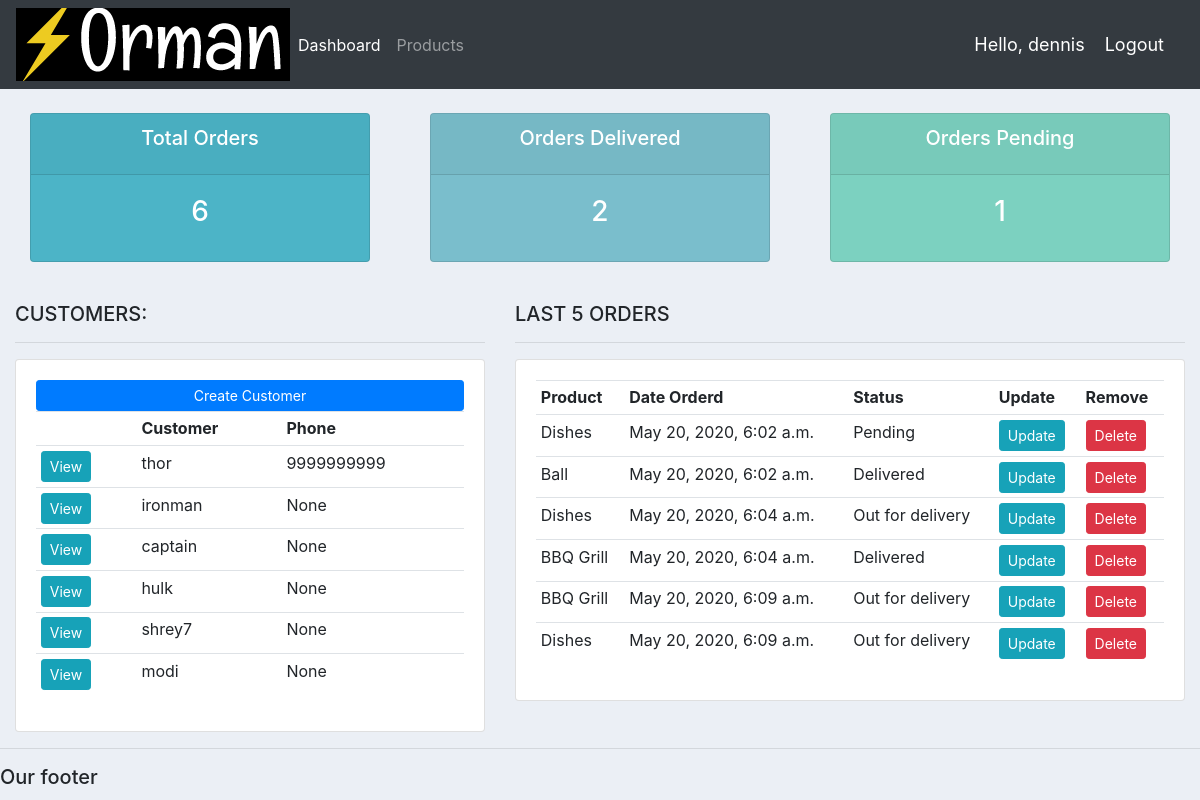
The app's page / (signed in) with its own data.
### accounts/models.py (models this page shows, shortened)
class Customer(models.Model):
	user=models.OneToOneField(User,null=True,on_delete=models.CASCADE)
	name = models.CharField(max_length=200, null=True)
	phone = models.CharField(max_length=200, null=True)
	email = models.CharField(max_length=200, null=True)
	profilepic = models.ImageField(default="profiledefault.jpeg",null=True, blank=True)
	date_created = models.DateTimeField(auto_now_add=True, null=True)

class Order(models.Model):
	STATUS = (
			('Pending', 'Pending'),
			('Out for delivery', 'Out for delivery'),
			('Delivered', 'Delivered'),
			)
	customer=models.ForeignKey(Customer,null=True,on_delete=models.SET_NULL)
	product=models.ForeignKey(Product,null=True,on_delete=models.SET_NULL)
	date_created = models.DateTimeField(auto_now_add=True, null=True)
	status = models.CharField(max_length=200,null=True,choices=STATUS)

class Product(models.Model):
	CATEGORY = (
			('Indoor', 'Indoor'),
			('Out Door', 'Out Door'),
			)
	name = models.CharField(max_length=200,null=True)
	price = models.FloatField(null=True)
	category = models.CharField(max_length=200,null=True,choices=CATEGORY)
	date_created = models.DateTimeField(auto_now_add=True, null=True)
	tags=models.ManyToManyField(Tag)
	def __str__(self):
		return self.name

### accounts/decorators.py (the view)
	def wrapper_function(request, *args, **kwargs):
		group = None
		if request.user.groups.exists():
			group = request.user.groups.all()[0].name
		if group == 'customer':
			return redirect('user-page')
		if group == 'admin':
			return view_func(request, *args, **kwargs)

### accounts/views.py (called while the page is built)
@login_required(login_url='login')
@admin_only
def home(request):
	orders = Order.objects.all()
	customers = Customer.objects.all()
	total_customers = customers.count()
	total_orders = orders.count()
	delivered = orders.filter(status='Delivered').count()
	pending = orders.filter(status='Pending').count()
	context = {'orders':orders, 'customers':customers,
	'total_orders':total_orders,'delivered':delivered,
	'pending':pending }
	return render(request, 'accounts/dashboard.html', context)

### accounts/templates/accounts/dashboard.html
{%  extends 'accounts/main.html' %}
{% block content %}
{%  include 'accounts/status.html' %}
<br>
<div class="row">
	<div class="col-md-5">
		<h5>CUSTOMERS:</h5>
		<hr>
		<div class="card card-body">
			<a class="btn btn-primary  btn-sm btn-block" href="">Create Customer</a>
			<table class="table table-sm">
				<tr>
					<th></th>
					<th>Customer</th>
					<th>Phone</th>
				</tr>
				{% for customer in customers %}
					<tr>
						<td><a class="btn btn-sm btn-info" href="{% url 'customer' customer.id %}">View</a></td>
						<td>{{customer.name}}</td>
						<td>{{customer.phone}}</td>
					</tr>
				{% endfor %}
			</table>
		</div>
	</div>
	<div class="col-md-7">
		<h5>LAST 5 ORDERS</h5>
		<hr>
		<div class="card card-body">
			<table class="table table-sm">
				<tr>
					<th>Product</th>
					<th>Date Orderd</th>
					<th>Status</th>
					<th>Update</th>
					<th>Remove</th>
				</tr>
				{% for order in orders %}
					<tr>
						<td>{{order.product}}</td>
						<td>{{order.date_created}}</td>
						<td>{{order.status}}</td>
						<td><a class="btn btn-sm btn-info" href="{% url 'update_order' order.id %}">Update</a></td>
						<td><a class="btn btn-sm btn-danger" href="{% url 'delete_order' order.id %}">Delete</a></td>
					</tr>
				{% endfor %}
			</table>
		</div>
	</div>
</div>
{% endblock %}

### accounts/templates/accounts/main.html (shortened to what this page needs)
{% load static %}
<!DOCTYPE html>
<html>
<head>
	<link rel="stylesheet" href="https://stackpath.bootstrapcdn.com/bootstrap/4.3.1/css/bootstrap.min.css">
	<link rel="stylesheet" type="text/css" href="{% static '/css/main.css' %}">
</head>
<body>
	{%  include 'accounts/navbar.html' %}
	<div class="container-fluid">
	{% block content %}
	{% endblock %}
    </div>
	<hr>
	<h5>Our footer</h5>
</body>
</html>

### accounts/templates/accounts/navbar.html (shortened to what this page needs)
{% load static %}
<nav class="navbar navbar-expand-lg navbar-dark bg-dark">
 <img src="{% static 'images/logo.png' %}">
  <div class="collapse navbar-collapse" id="navbarNav">
    <ul class="navbar-nav">
      {% if request.user.is_staff %}
      <li class="nav-item active">
        <a class="nav-link" href="{% url 'home' %}">Dashboard</a>
      </li>
      <li class="nav-item">
        <a class="nav-link" href="{% url 'products' %}">Products</a>
      </li>
      {% else %}
       <li class="nav-item">
        <a class="nav-link" href="{% url 'account' %}">Settings</a>
      </li>
      {% endif %}
    </ul>
  </div>
  <span class="hello-msg">Hello, {{request.user}}</span>
  <span ><a  class="hello-msg" href="{% url 'logout' %}">Logout</a></span>
</nav>

### accounts/templates/accounts/status.html
<br>
<div class="row">
	<div class="col">
		<div class="col-md">
			<div class="card text-center text-white  mb-3" id="total-orders">
			  	<div class="card-header">
			  		<h5 class="card-title">Total Orders</h5>
			  	</div>
			  	<div class="card-body">
			    	<h3 class="card-title">{{total_orders}}</h3>
			  	</div>
			</div>
		</div>
	</div>
	<div class="col">
		<div class="col-md">
			<div class="card text-center text-white  mb-3" id="orders-delivered">
			  	<div class="card-header">
			  		<h5 class="card-title">Orders Delivered</h5>
			  	</div>
			  	<div class="card-body">
			    	<h3 class="card-title">{{delivered}}</h3>
			  	</div>
			</div>
		</div>
	</div>
	<div class="col">
		<div class="col-md">
			<div class="card text-center text-white  mb-3" id="orders-pending">
			  	<div class="card-header">
			  		<h5 class="card-title">Orders Pending</h5>
			  	</div>
			  	<div class="card-body">
			    	<h3 class="card-title">{{pending}}</h3>
			  	</div>
			</div>
		</div>
	</div>
</div>

### static/css/main.css (style rules this page uses)
body { background-color: #ebeff5; }
#total-orders { background-color: #4cb4c7; }
#orders-delivered { background-color: #7abecc; }
#orders-pending { background-color: #7CD1C0; }

### accounts/templates/accounts/navbar.html (style rules this page uses)
.hello-msg { font-size: 18px; color: #fff; margin-right: 20px; }

### records on screen
Customer: name "thor", phone "9999999999"
Customer: name "ironman", phone "None"
Customer: name "captain", phone "None"
Customer: name "hulk", phone "None"
Customer: name "shrey7", phone "None"
Customer: name "modi", phone "None"
Order: product "Dishes", date_created "May 20, 2020, 6:02 a.m.", status "Pending"
Order: product "Ball", date_created "May 20, 2020, 6:02 a.m.", status "Delivered"
Order: product "Dishes", date_created "May 20, 2020, 6:04 a.m.", status "Out for delivery"
Order: product "BBQ Grill", date_created "May 20, 2020, 6:04 a.m.", status "Delivered"
Order: product "BBQ Grill", date_created "May 20, 2020, 6:09 a.m.", status "Out for delivery"
Order: product "Dishes", date_created "May 20, 2020, 6:09 a.m.", status "Out for delivery"

### other values on screen
{{ request.user }} "dennis"
{{ total_orders }} "6"
{{ delivered }} "2"
{{ pending }} "1"
